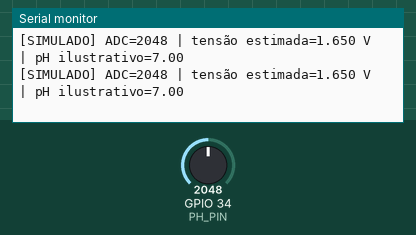
Simulated run of this sketch. Board: ESP32. Shown: the last lines printed to the serial monitor. The test bench sets the inputs (shaded band); at power-on: GPIO 34 (PH_PIN) = 2048 (analog values on the 0–4095 scale).

Above: at 1.5 s.
1.6 s: GPIO 34 (PH_PIN) set to 1042
At 2.9 s:
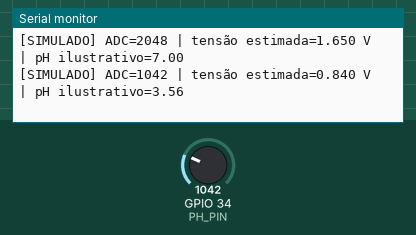
3.1 s: GPIO 34 (PH_PIN) set to 935
At 4.0 s:
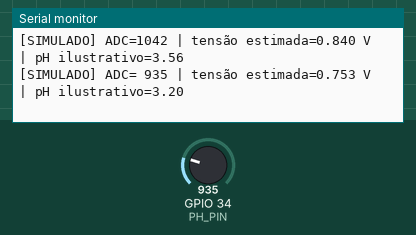
5.8 s: GPIO 34 (PH_PIN) set to 111
At 7.1 s:
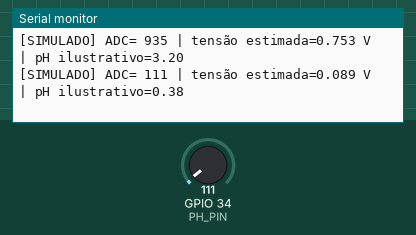
7.3 s: GPIO 34 (PH_PIN) set to 89
At 8.1 s:
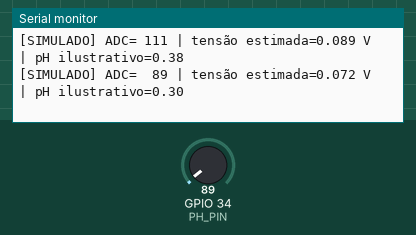

The sketch:

sketch.ino
```cpp
#include <WiFi.h>
#include <HTTPClient.h>
#include <ArduinoJson.h>

// SIMULADOR: o potenciômetro representa a entrada analógica.
// O valor de pH é ilustrativo, não é uma medição real.
#define PH_PIN 34
const int ADC_MAX = 4095;
const bool ENABLE_BACKEND = false;
const char* WIFI_SSID = "SUA_REDE_WIFI";
const char* WIFI_PASSWORD = "SUA_SENHA";
const char* API_URL = "http://192.168.1.100:8000/api/measurements";
const unsigned long SEND_INTERVAL_MS = 5000;
unsigned long lastSend = 0;

float adcToIllustrativePH(int raw) {
  // Mapeamento linear didático de 0..4095 para pH 0..14.
  // Não substitui calibração com soluções padrão.
  return (raw / (float)ADC_MAX) * 14.0f;
}

void connectWiFi() {
  if (!ENABLE_BACKEND) return;
  WiFi.mode(WIFI_STA);
  WiFi.begin(WIFI_SSID, WIFI_PASSWORD);
  Serial.print("Conectando ao Wi-Fi");
  unsigned long start = millis();
  while (WiFi.status() != WL_CONNECTED && millis() - start < 15000) {
    delay(300); Serial.print(".");
  }
  Serial.println();
  if (WiFi.status() == WL_CONNECTED) Serial.println("Wi-Fi conectado.");
  else Serial.println("Wi-Fi indisponível; leitura local continua.");
}

void postReading(float ph, int raw, float voltage) {
  if (!ENABLE_BACKEND || WiFi.status() != WL_CONNECTED) return;
  HTTPClient http;
  http.begin(API_URL);
  http.addHeader("Content-Type", "application/json");
  StaticJsonDocument<256> doc;
  doc["tank_id"] = "TANQUE-01";
  doc["ph"] = roundf(ph * 100.0f) / 100.0f;
  doc["voltage"] = roundf(voltage * 1000.0f) / 1000.0f;
  doc["adc_raw"] = raw;
  doc["source"] = "simulacao";
  doc["quality"] = "simulada";
  String body; serializeJson(doc, body);
  int status = http.POST(body);
  Serial.printf("POST API: HTTP %d\n", status);
  if (status < 0) Serial.println("Falha de rede/API; confira URL, firewall e acesso.");
  http.end();
}

void setup() {
  Serial.begin(115200);
  analogReadResolution(12);
  analogSetPinAttenuation(PH_PIN, ADC_11db);
  delay(300);
  Serial.println("\n=== Simulador de pH: ESP32 + potenciômetro ===");
  Serial.println("DADO SIMULADO: potenciômetro não mede pH real.");
  Serial.println("Para medir água, use sensor e eletrodo devidamente calibrados.");
  connectWiFi();
}

void loop() {
  int raw = analogRead(PH_PIN);
  float voltage = raw * 3.3f / ADC_MAX;
  float ph = adcToIllustrativePH(raw);
  Serial.printf("[SIMULADO] ADC=%4d | tensão estimada=%.3f V | pH ilustrativo=%.2f\n", raw, voltage, ph);
  if (ENABLE_BACKEND && millis() - lastSend >= SEND_INTERVAL_MS) {
    lastSend = millis();
    postReading(ph, raw, voltage);
  }
  delay(1000);
}
```

Measured:
- the behaviour switches between 1000 and 999 on GPIO 34 (PH_PIN) (found by bisection; images 1 and 2)
- the behaviour switches between 100 and 99 on GPIO 34 (PH_PIN) (found by bisection; images 3 and 4)
- after the input at 1.6 s, the serial monitor: prints a new line after 0.72 s (image 1)
- after the input at 3.1 s, the serial monitor: prints a new line after 0.22 s (image 2)
- after the input at 5.8 s, the serial monitor: prints a new line after 0.52 s (image 3)
- after the input at 7.3 s, the serial monitor: prints a new line at once (image 4)
